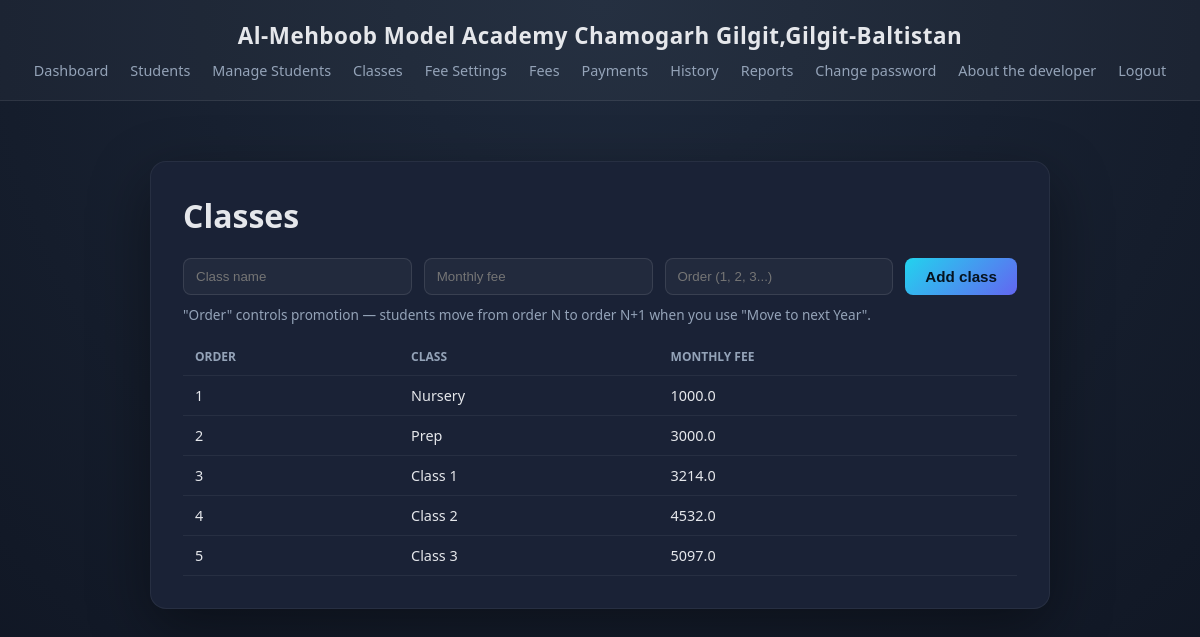
Page /classes (signed in) on the committed database.
### models.py (models this page shows)
class School(db.Model):
    __tablename__ = "school"
    id = db.Column(db.Integer, primary_key=True)
    name = db.Column(db.String(150), nullable=False)
    admission_fee = db.Column(db.Float, default=0)
    security_fee = db.Column(db.Float, default=0)

class SchoolClass(db.Model):
    __tablename__ = "classes"
    id = db.Column(db.Integer, primary_key=True)
    class_name = db.Column(db.String(50), unique=True, nullable=False)
    monthly_fee = db.Column(db.Float, nullable=False)
    class_order = db.Column(db.Integer, nullable=False, default=0)

### app.py (the view, shortened to what this page needs)
@app.route("/classes", methods=["GET", "POST"])
@login_required
@admin_required
def classes():
    all_classes = SchoolClass.query.order_by(SchoolClass.class_order).all()
    return render_template("classes.html", classes=all_classes)

### app.py (called while the page is built)
@login_manager.user_loader
def load_user(user_id):
    return User.query.get(int(user_id))

@app.context_processor
def inject_school_name():
    school = School.query.first()
    return {"school_name": school.name if school else "School Management System"}

def admin_required(f):
    @wraps(f)
    def wrapper(*args, **kwargs):
        if current_user.role != "admin":
            flash("Admin access required.", "danger")
            return redirect(url_for("dashboard"))
        return f(*args, **kwargs)
    return wrapper

### templates/classes.html
{% extends "base.html" %}
{% block content %}
<div class="wide-card">
  <h1>Classes</h1>
  <form method="POST" class="inline-form">
    <input type="text" name="class_name" placeholder="Class name" required>
    <input type="number" step="0.01" name="monthly_fee" placeholder="Monthly fee" required>
    <input type="number" name="class_order" placeholder="Order (1, 2, 3...)" required>
    <button type="submit" class="btn-primary btn-small">Add class</button>
  </form>
  <p style="color: var(--muted); font-size: 0.85rem; margin-top: -14px;">
    "Order" controls promotion — students move from order N to order N+1 when you use "Move to next Year".
  </p>
  <table class="data-table">
    <thead>
      <tr><th>Order</th><th>Class</th><th>Monthly fee</th></tr>
    </thead>
    <tbody>
      {% for c in classes %}
      <tr>
        <td>{{ c.class_order }}</td>
        <td>{{ c.class_name }}</td>
        <td>{{ c.monthly_fee }}</td>
      </tr>
      {% else %}
      <tr><td colspan="3">No classes yet.</td></tr>
      {% endfor %}
    </tbody>
  </table>
</div>
{% endblock %}

### templates/base.html (shortened to what this page needs)
<!DOCTYPE html>
<html lang="en">
<head>
  <link rel="stylesheet" href="{{ url_for('static', filename='css/style.css') }}">
</head>
<body>
  <header class="topbar">
    <span class="school-name">{{ school_name }}</span>
    {% if current_user.is_authenticated %}
      <nav>
        <a href="{{ url_for('dashboard') }}">Dashboard</a>
        {% if current_user.role == 'admin' %}
          <a href="{{ url_for('students') }}">Students</a>
          <a href="{{ url_for('manage_students') }}">Manage Students</a>
          <a href="{{ url_for('classes') }}">Classes</a>
          <a href="{{ url_for('fee_settings') }}">Fee Settings</a>
          <a href="{{ url_for('fees') }}">Fees</a>
          <a href="{{ url_for('payments_search') }}">Payments</a>
          <a href="{{ url_for('payment_history') }}">History</a>
          <a href="{{ url_for('reports') }}">Reports</a>
        {% endif %}
        <a href="{{ url_for('change_password') }}">Change password</a>
        <a href="{{ url_for('about_developer') }}">About the developer</a>
        <a href="{{ url_for('logout') }}">Logout</a>
      </nav>
    {% endif %}
  </header>
  <main class="content">
    {% block content %}{% endblock %}
  </main>
</body>
</html>

### static/css/style.css (style rules this page uses)
:root { --bg: #0f1522; --card-bg: #1a2236; --accent: #22d3ee; --accent-2: #6366f1; --text: #e5e7eb; --muted: #94a3b8; --danger: #f87171; --success: #34d399; }
* { box-sizing: border-box; }
body { margin: 0; font-family: "Segoe UI", sans-serif; background: radial-gradient(circle at top, #1e293b, #0f1522); color: var(--text); min-height: 100vh; }
.topbar { display: flex; flex-direction: column; align-items: center; gap: 10px; padding: 20px 32px; background: rgba(255, 255, 255, 0.03); border-bottom: 1px solid rgba(255, 255, 255, 0.08); }
.school-name { font-weight: 800; font-size: 1.4rem; letter-spacing: 0.5px; text-align: center; }
.topbar nav { display: flex; flex-wrap: wrap; justify-content: center; gap: 4px 22px; }
.topbar nav a { color: var(--muted); text-decoration: none; font-size: 0.9rem; }
.content { display: flex; justify-content: center; padding: 60px 20px; }
.btn-primary { width: 100%; margin-top: 24px; padding: 12px; border: none; border-radius: 8px; background: linear-gradient(135deg, var(--accent), var(--accent-2)); color: #05131f; font-weight: 700; font-size: 0.95rem; cursor: pointer; }
.wide-card { background: var(--card-bg); border: 1px solid rgba(255, 255, 255, 0.06); border-radius: 16px; padding: 32px; width: 100%; max-width: 900px; box-shadow: 0 20px 60px rgba(0, 0, 0, 0.4); }
.wide-card h1 { margin-top: 0; }
.inline-form { display: flex; gap: 12px; margin-bottom: 24px; flex-wrap: wrap; }
.inline-form input { flex: 1; min-width: 140px; padding: 10px 12px; border-radius: 8px; border: 1px solid rgba(255, 255, 255, 0.1); background: rgba(255, 255, 255, 0.04); color: var(--text); }
.btn-small { width: auto; padding: 10px 20px; margin-top: 0; }
.data-table { width: 100%; border-collapse: collapse; }
.data-table th, .data-table td { text-align: left; padding: 10px 12px; border-bottom: 1px solid rgba(255, 255, 255, 0.06); font-size: 0.9rem; }
.data-table th { color: var(--muted); text-transform: uppercase; font-size: 0.75rem; }

### rows in the picture
School: name "Al-Mehboob Model Academy Chamogarh Gilgit,Gilgit-Baltistan"
SchoolClass: class_order "1", class_name "Nursery", monthly_fee "1000.0"
SchoolClass: class_order "2", class_name "Prep", monthly_fee "3000.0"
SchoolClass: class_order "3", class_name "Class 1", monthly_fee "3214.0"
SchoolClass: class_order "4", class_name "Class 2", monthly_fee "4532.0"
SchoolClass: class_order "5", class_name "Class 3", monthly_fee "5097.0"
